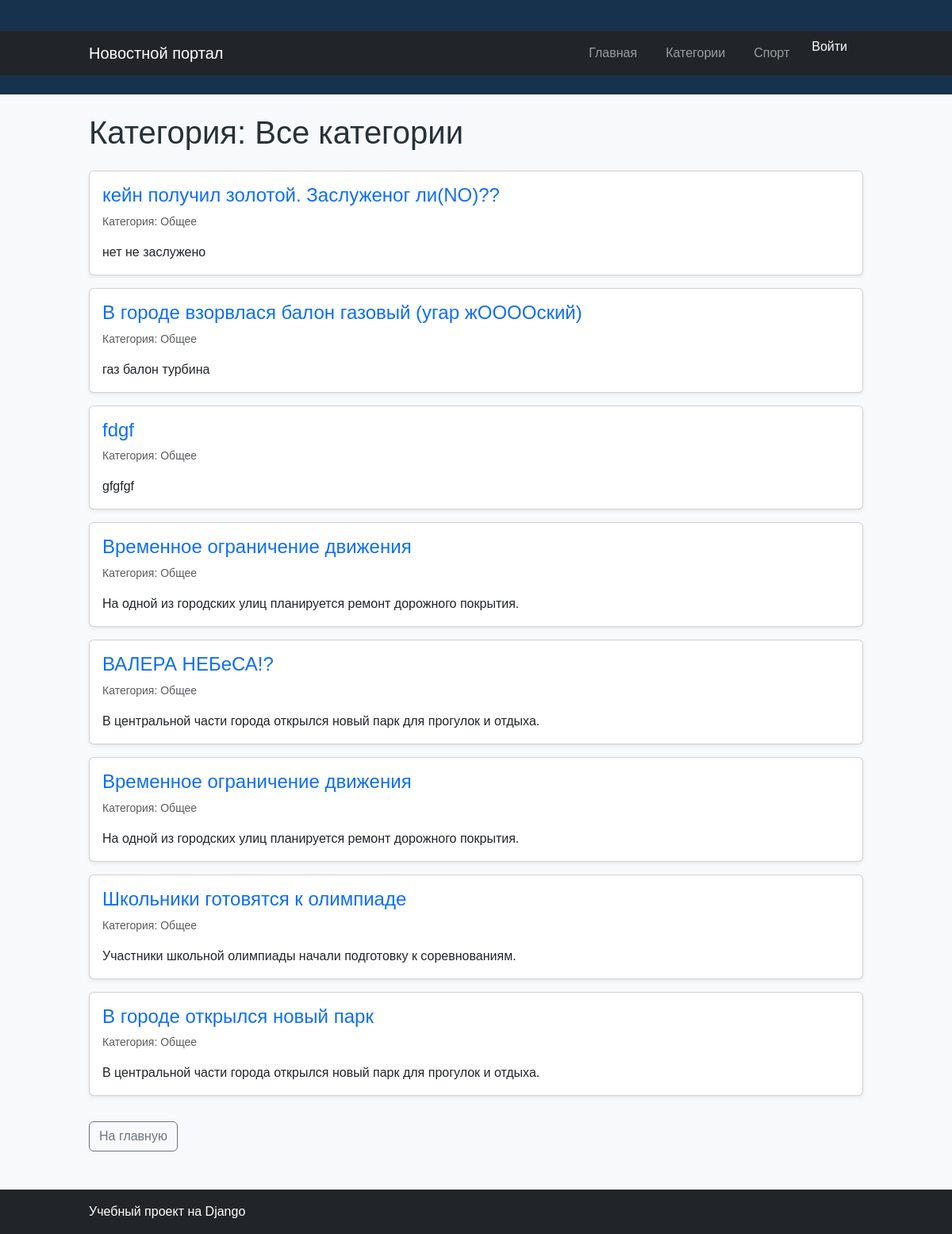
Page /category/ on the earlier database version.
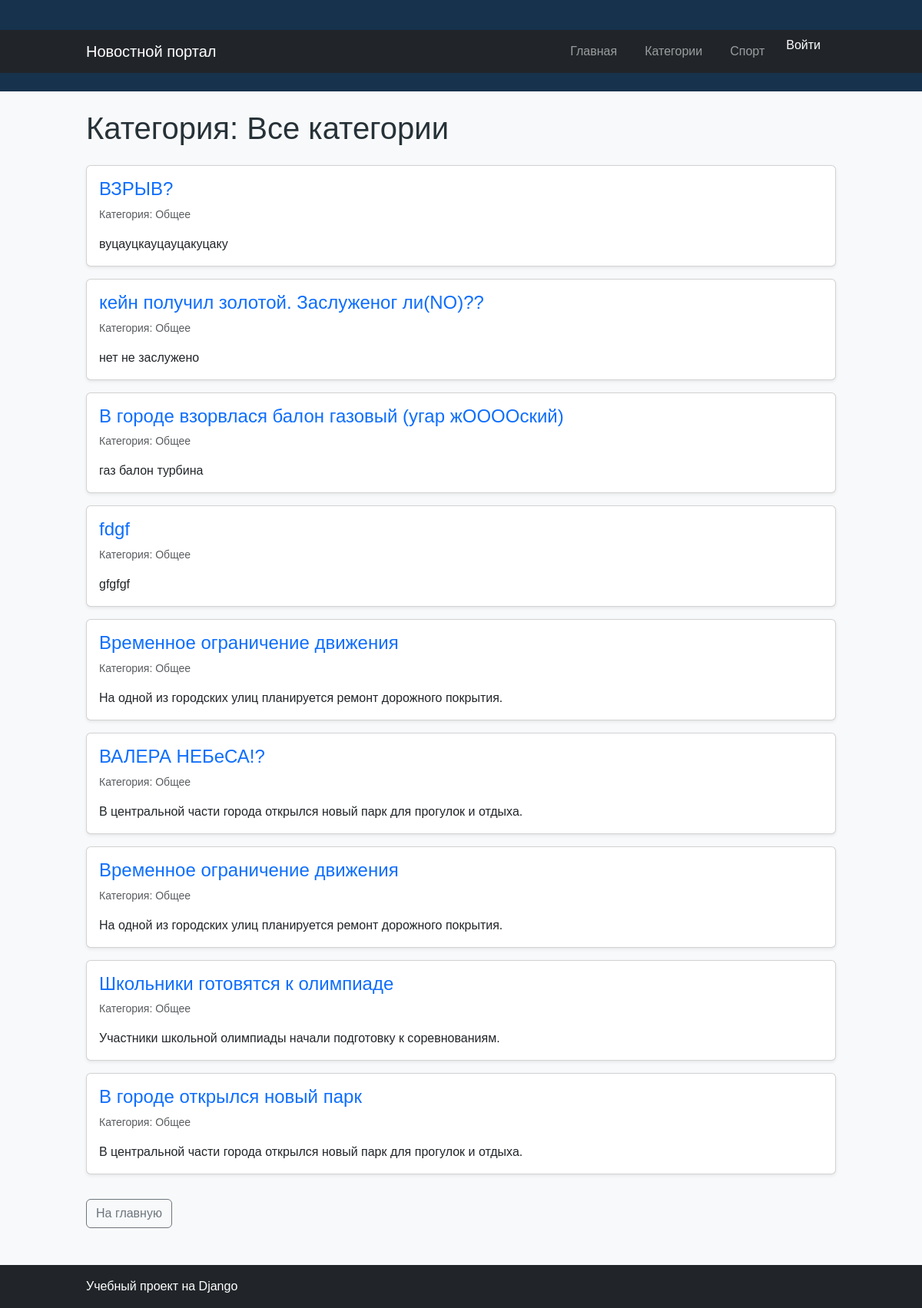
Same page on the later database version.
### news/models.py (models this page shows, shortened)
class Article(models.Model):
    title = models.CharField(
        max_length=200,
        verbose_name="Заголовок",
    )
    content = models.TextField(
        verbose_name="Текст новости",
    )
    created_at = models.DateTimeField(
        auto_now_add=True,
        verbose_name="Дата создания",
    )
    is_published = models.BooleanField(
        default=False,
        verbose_name="Опубликована",
    )
    is_active = models.BooleanField(
        default=True,
        verbose_name="Активна"
    )
    author = models.CharField(
        max_length=100,
        default="Редакция",
        verbose_name="Автор",
    )
    category = models.CharField(
        max_length=100,
        default="Общее",
        verbose_name="Категория",
    )
    image = models.ImageField(
        upload_to="articles/",
        blank=True,
        null=True,
        verbose_name="Изображение"
    )

### news/views.py (the view)
# urls.py: path("category/", views.category, name="category"),
def category(request, category_name=None):
    if category_name is None:
        articles = Article.objects.filter(
            is_published=True
        ).order_by("-created_at")
        category_name = "Все категории"
    else:
        articles = Article.objects.filter(
            is_published=True,
            category__iexact=category_name,
        ).order_by("-created_at")
    context = {
        "articles": articles,
        "category_name": category_name,
    }
    return render(
        request,
        "news/category.html",
        context,
    )

### news/templates/news/category.html (shortened to what this page needs)
{% extends "news/base.html" %}
{% block content %}
<h1 class="mb-4">
    Категория: {{ category_name }}
</h1>
<div class="row">
    {% for article in articles %}
        <div class="col-12 mb-3">
            <div class="card shadow-sm">
                <div class="card-body">
                    <h2 class="h4 card-title">
                        <a
                            href="{% url 'article_detail' article_id=article.id %}"
                            class="text-decoration-none"
                        >
                            {{ article.title }}
                        </a>
                    </h2>
                    <p class="text-muted small">
                        Категория: {{ article.category }}
                    </p>
                    <p class="card-text">
                        {{ article.content|truncatewords:25 }}
                    </p>
                </div>
            </div>
        </div>
    {% empty %}
        <div class="col-12">
            <div class="alert alert-info">
                В этой категории пока нет опубликованных новостей.
            </div>
        </div>
    {% endfor %}
</div>
<a href="{% url 'home' %}" class="btn btn-outline-secondary mt-3">
    На главную
</a>
{% endblock %}

Differences in the rows shown:
now on this page (row edited): Article: title "ВЗРЫВ?", category "Общее", content "вуцауцкауцауцакуцаку"
